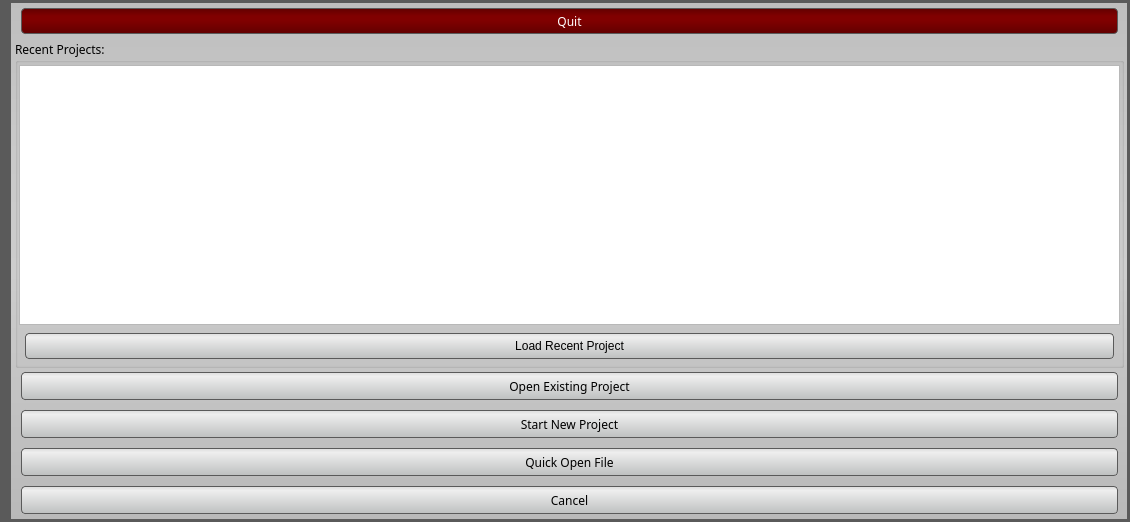
<?xml version="1.0" encoding="UTF-8"?>
<ui version="4.0">
 <class>SplashScreen</class>
 <widget class="QDialog" name="SplashScreen">
  <property name="enabled">
   <bool>true</bool>
  </property>
  <property name="geometry">
   <rect>
    <x>0</x>
    <y>0</y>
    <width>1130</width>
    <height>522</height>
   </rect>
  </property>
  <property name="sizePolicy">
   <sizepolicy hsizetype="Fixed" vsizetype="Fixed">
    <horstretch>0</horstretch>
    <verstretch>0</verstretch>
   </sizepolicy>
  </property>
  <property name="font">
   <font>
    <family>Lucida Sans</family>
   </font>
  </property>
  <property name="windowTitle">
   <string/>
  </property>
  <property name="windowIcon">
   <iconset>
    <normaloff>../../Resources/Icons/Seg3DLarge.png</normaloff>../../Resources/Icons/Seg3DLarge.png</iconset>
  </property>
  <property name="styleSheet">
   <string notr="true">QDialog#SplashScreen {
  background-color: qlineargradient(spread:pad, x1:0.5, y1:0, x2:0.5, y2:0.960227, stop:0 rgba(221, 221, 221, 255), stop:0.155779 rgba(228, 228, 228, 255), stop:1 rgba(202, 204, 204, 255));
}

SplashScreen#splashscreen{ background-color: none; }

QPushButton{
  background-color: qlineargradient(spread:pad, x1:0.5, y1:0, x2:0.5, y2:0.960227, stop:0 rgba(221, 221, 221, 255), stop:0.155779 rgba(238, 238, 238, 255), stop:1 rgba(192, 194, 194, 255));
  border-radius: 4px;
  border: 1px solid rgb(90, 90, 90);
  margin:4px;
}

QPushButton:hover{
  background-color: qlineargradient(spread:pad, x1:0.5, y1:0, x2:0.5, y2:1, stop:0 rgba(195, 195, 195, 255), stop:0.253769 rgba(206, 206, 206, 255), stop:1 rgba(185, 185, 185, 255));
  border-radius: 4px;
  border: 1px solid rgb(90, 90, 90);
  margin:4px;
}

QPushButton:pressed{
  background-color: qlineargradient(spread:pad, x1:0.5, y1:0, x2:0.5, y2:1, stop:0 rgba(150, 150, 150, 255), stop:0.753769 rgba(206, 206, 206, 255), stop:1 rgba(185, 185, 185, 255));
  border-radius: 4px;
  border: 1px solid rgb(90, 90, 90);
  margin:4px;
}

QPushButton#quit_seg3d_button_{
  /*background-color: qlineargradient(spread:pad, x1:0.5, y1:0, x2:0.5, y2:0.960227, stop:0 rgba(195, 195, 195, 255), stop:0.497512 rgba(165, 165, 165, 255), stop:1 rgba(150, 150, 150, 255));*/

  
  background-color: qlineargradient(spread:pad, x1:0.5, y1:0, x2:0.5, y2:1, stop:0 rgba(98, 0, 0, 255), stop:0.299435 rgba(128, 0, 0, 255), stop:0.491525 rgba(128, 0, 0, 255), stop:1 rgba(98, 0, 0, 255));

  border-radius: 4px;
  border: 1px solid rgb(90, 90, 90);
  margin:4px;
  color: white;
}

QPushButton#quit_seg3d_button_:hover{
  /*background-color: qlineargradient(spread:pad, x1:0.5, y1:0, x2:0.5, y2:0.960227, stop:0 rgba(155, 155, 155, 255), stop:0.497512 rgba(115, 115, 115, 255), stop:1 rgba(90, 90, 90, 255));*/
  background-color: qlineargradient(spread:pad, x1:0.5, y1:0, x2:0.5, y2:1, stop:0 rgba(80, 0, 0, 255), stop:0.299435 rgba(110, 0, 0, 255), stop:0.491525 rgba(110, 0, 0, 255), stop:1 rgba(80, 0, 0, 255));
  border-radius: 4px;
  border: 1px solid rgb(90, 90, 90);
  margin:4px;
  color: white;
}

QPushButton#quit_seg3d_button_:pressed{
  /*background-color: qlineargradient(spread:pad, x1:0.5, y1:0, x2:0.5, y2:0.960227, stop:0 rgba(80, 80, 80, 255), stop:0.497512 rgba(50, 50, 50, 255), stop:1 rgba(55, 55, 55, 255));*/
  background-color: qlineargradient(spread:pad, x1:0.5, y1:0, x2:0.5, y2:1, stop:0 rgba(50, 0, 0, 255), stop:0.299435 rgba(80, 0, 0, 255), stop:0.491525 rgba(80, 0, 0, 255), stop:1 rgba(50, 0, 0, 255));

  border-radius: 4px;
  border: 1px solid rgb(90, 90, 90);
  margin:4px;
}
QWidget#image_widget_{
  background-color:  rgb(90, 90, 90);
}

QGroupBox#groupBox{
  /*background-color: rgb( 221, 221, 221 );*/
  color: rgb(50, 50, 50);
}

QWidget#base_{
  background-color: rgb(90,90,90);
}

QWidget#widget{
  border-top: 1px solid rgb(90, 90, 90);
  border-right:  1px solid rgb(90, 90, 90);
  border-bottom:  1px solid rgb(90, 90, 90);
  background-color: qlineargradient(spread:pad, x1:0.5, y1:0, x2:0.5, y2:1, stop:0 rgb(190, 190, 190), stop:0.25 rgb(200, 200, 200), stop:0.520599 rgb(205, 205, 205), stop:1 rgb(185, 185, 185));
  
}</string>
  </property>
  <property name="sizeGripEnabled">
   <bool>false</bool>
  </property>
  <property name="modal">
   <bool>true</bool>
  </property>
  <layout class="QHBoxLayout" name="horizontalLayout_6">
   <property name="spacing">
    <number>0</number>
   </property>
   <property name="margin">
    <number>0</number>
   </property>
   <item>
    <widget class="QWidget" name="base_" native="true">
     <layout class="QHBoxLayout" name="horizontalLayout_7">
      <property name="spacing">
       <number>0</number>
      </property>
      <property name="margin">
       <number>2</number>
      </property>
      <item>
       <widget class="QWidget" name="image_widget_" native="true">
        <layout class="QHBoxLayout" name="horizontalLayout">
         <property name="spacing">
          <number>0</number>
         </property>
         <property name="margin">
          <number>1</number>
         </property>
         <item>
          <widget class="QLabel" name="splash_image_">
           <property name="sizePolicy">
            <sizepolicy hsizetype="Fixed" vsizetype="Fixed">
             <horstretch>0</horstretch>
             <verstretch>0</verstretch>
            </sizepolicy>
           </property>
           <property name="text">
            <string/>
           </property>
           <property name="pixmap">
            <pixmap resource="../../Resources/QtResources.qrc">:/Images/Seg3DSplash.png</pixmap>
           </property>
          </widget>
         </item>
        </layout>
       </widget>
      </item>
      <item>
       <widget class="QWidget" name="widget" native="true">
        <layout class="QVBoxLayout" name="verticalLayout_2">
         <property name="spacing">
          <number>0</number>
         </property>
         <property name="leftMargin">
          <number>4</number>
         </property>
         <property name="topMargin">
          <number>0</number>
         </property>
         <property name="rightMargin">
          <number>4</number>
         </property>
         <property name="bottomMargin">
          <number>0</number>
         </property>
         <item>
          <widget class="QWidget" name="widget_3" native="true">
           <property name="sizePolicy">
            <sizepolicy hsizetype="Preferred" vsizetype="Fixed">
             <horstretch>0</horstretch>
             <verstretch>0</verstretch>
            </sizepolicy>
           </property>
           <property name="minimumSize">
            <size>
             <width>0</width>
             <height>38</height>
            </size>
           </property>
           <layout class="QVBoxLayout" name="verticalLayout_3">
            <property name="spacing">
             <number>0</number>
            </property>
            <property name="margin">
             <number>2</number>
            </property>
            <item>
             <widget class="QPushButton" name="quit_seg3d_button_">
              <property name="sizePolicy">
               <sizepolicy hsizetype="Preferred" vsizetype="Preferred">
                <horstretch>0</horstretch>
                <verstretch>0</verstretch>
               </sizepolicy>
              </property>
              <property name="text">
               <string>Quit</string>
              </property>
              <property name="autoDefault">
               <bool>false</bool>
              </property>
             </widget>
            </item>
           </layout>
          </widget>
         </item>
         <item>
          <widget class="QGroupBox" name="groupBox_">
           <property name="sizePolicy">
            <sizepolicy hsizetype="Preferred" vsizetype="MinimumExpanding">
             <horstretch>0</horstretch>
             <verstretch>0</verstretch>
            </sizepolicy>
           </property>
           <property name="title">
            <string>Recent Projects:</string>
           </property>
           <property name="flat">
            <bool>false</bool>
           </property>
           <layout class="QVBoxLayout" name="verticalLayout">
            <property name="spacing">
             <number>2</number>
            </property>
            <property name="leftMargin">
             <number>1</number>
            </property>
            <property name="topMargin">
             <number>2</number>
            </property>
            <property name="rightMargin">
             <number>1</number>
            </property>
            <property name="bottomMargin">
             <number>0</number>
            </property>
            <item>
             <widget class="QListWidget" name="recent_project_listwidget_">
              <property name="sizePolicy">
               <sizepolicy hsizetype="Expanding" vsizetype="Minimum">
                <horstretch>0</horstretch>
                <verstretch>0</verstretch>
               </sizepolicy>
              </property>
              <property name="focusPolicy">
               <enum>Qt::ClickFocus</enum>
              </property>
              <property name="horizontalScrollBarPolicy">
               <enum>Qt::ScrollBarAlwaysOff</enum>
              </property>
              <property name="editTriggers">
               <set>QAbstractItemView::NoEditTriggers</set>
              </property>
              <property name="showDropIndicator" stdset="0">
               <bool>false</bool>
              </property>
              <property name="alternatingRowColors">
               <bool>true</bool>
              </property>
             </widget>
            </item>
            <item>
             <widget class="QWidget" name="widget_5" native="true">
              <property name="minimumSize">
               <size>
                <width>0</width>
                <height>38</height>
               </size>
              </property>
              <property name="maximumSize">
               <size>
                <width>16777215</width>
                <height>38</height>
               </size>
              </property>
              <layout class="QHBoxLayout" name="horizontalLayout_3">
               <property name="spacing">
                <number>0</number>
               </property>
               <property name="margin">
                <number>2</number>
               </property>
               <item>
                <widget class="QPushButton" name="load_recent_button_">
                 <property name="sizePolicy">
                  <sizepolicy hsizetype="Preferred" vsizetype="Preferred">
                   <horstretch>0</horstretch>
                   <verstretch>0</verstretch>
                  </sizepolicy>
                 </property>
                 <property name="maximumSize">
                  <size>
                   <width>16777215</width>
                   <height>50</height>
                  </size>
                 </property>
                 <property name="focusPolicy">
                  <enum>Qt::NoFocus</enum>
                 </property>
                 <property name="text">
                  <string>Load Recent Project</string>
                 </property>
                </widget>
               </item>
              </layout>
             </widget>
            </item>
           </layout>
          </widget>
         </item>
         <item>
          <widget class="QWidget" name="widget_4" native="true">
           <property name="minimumSize">
            <size>
             <width>0</width>
             <height>38</height>
            </size>
           </property>
           <layout class="QHBoxLayout" name="horizontalLayout_2">
            <property name="spacing">
             <number>0</number>
            </property>
            <property name="leftMargin">
             <number>2</number>
            </property>
            <property name="topMargin">
             <number>0</number>
            </property>
            <property name="rightMargin">
             <number>2</number>
            </property>
            <property name="bottomMargin">
             <number>2</number>
            </property>
            <item>
             <widget class="QPushButton" name="existing_project_button_">
              <property name="sizePolicy">
               <sizepolicy hsizetype="Preferred" vsizetype="Preferred">
                <horstretch>0</horstretch>
                <verstretch>0</verstretch>
               </sizepolicy>
              </property>
              <property name="maximumSize">
               <size>
                <width>16777215</width>
                <height>50</height>
               </size>
              </property>
              <property name="text">
               <string>Open Existing Project</string>
              </property>
             </widget>
            </item>
           </layout>
          </widget>
         </item>
         <item>
          <widget class="QWidget" name="widget_6" native="true">
           <property name="minimumSize">
            <size>
             <width>0</width>
             <height>38</height>
            </size>
           </property>
           <layout class="QHBoxLayout" name="horizontalLayout_4">
            <property name="spacing">
             <number>0</number>
            </property>
            <property name="leftMargin">
             <number>2</number>
            </property>
            <property name="topMargin">
             <number>0</number>
            </property>
            <property name="rightMargin">
             <number>2</number>
            </property>
            <property name="bottomMargin">
             <number>2</number>
            </property>
            <item>
             <widget class="QPushButton" name="new_project_button_">
              <property name="sizePolicy">
               <sizepolicy hsizetype="Preferred" vsizetype="Preferred">
                <horstretch>0</horstretch>
                <verstretch>0</verstretch>
               </sizepolicy>
              </property>
              <property name="text">
               <string>Start New Project</string>
              </property>
             </widget>
            </item>
           </layout>
          </widget>
         </item>
         <item>
          <widget class="QWidget" name="widget_7" native="true">
           <property name="minimumSize">
            <size>
             <width>0</width>
             <height>38</height>
            </size>
           </property>
           <layout class="QHBoxLayout" name="horizontalLayout_5">
            <property name="spacing">
             <number>0</number>
            </property>
            <property name="leftMargin">
             <number>2</number>
            </property>
            <property name="topMargin">
             <number>0</number>
            </property>
            <property name="rightMargin">
             <number>2</number>
            </property>
            <property name="bottomMargin">
             <number>2</number>
            </property>
            <item>
             <widget class="QPushButton" name="quick_open_button_">
              <property name="sizePolicy">
               <sizepolicy hsizetype="Preferred" vsizetype="Preferred">
                <horstretch>0</horstretch>
                <verstretch>0</verstretch>
               </sizepolicy>
              </property>
              <property name="toolTip">
               <string>Click to open a data file without starting a project</string>
              </property>
              <property name="text">
               <string>Quick Open File</string>
              </property>
             </widget>
            </item>
           </layout>
          </widget>
         </item>
         <item>
          <widget class="QWidget" name="widget_8" native="true">
           <property name="minimumSize">
            <size>
             <width>0</width>
             <height>38</height>
            </size>
           </property>
           <layout class="QHBoxLayout" name="horizontalLayout_8">
            <property name="spacing">
             <number>0</number>
            </property>
            <property name="leftMargin">
             <number>2</number>
            </property>
            <property name="topMargin">
             <number>0</number>
            </property>
            <property name="rightMargin">
             <number>2</number>
            </property>
            <property name="bottomMargin">
             <number>2</number>
            </property>
            <item>
             <widget class="QPushButton" name="skip_project_button_">
              <property name="sizePolicy">
               <sizepolicy hsizetype="Preferred" vsizetype="Preferred">
                <horstretch>0</horstretch>
                <verstretch>0</verstretch>
               </sizepolicy>
              </property>
              <property name="toolTip">
               <string>Close splash screen and go directly to Seg3D.</string>
              </property>
              <property name="text">
               <string>Cancel</string>
              </property>
             </widget>
            </item>
           </layout>
          </widget>
         </item>
        </layout>
       </widget>
      </item>
     </layout>
    </widget>
   </item>
  </layout>
 </widget>
 <resources>
  <include location="../../Resources/QtResources.qrc"/>
  <include location="../../Resources/QtResources.qrc"/>
  <include location="../../Resources/QtResources.qrc"/>
  <include location="../../Resources/QtResources.qrc"/>
  <include location="../../Resources/QtResources.qrc"/>
  <include location="../../Resources/QtResources.qrc"/>
  <include location="../../Resources/QtResources.qrc"/>
  <include location="../../Resources/QtResources.qrc"/>
  <include location="../../Resources/QtResources.qrc"/>
  <include location="../../Resources/QtResources.qrc"/>
  <include location="../../Resources/QtResources.qrc"/>
 </resources>
 <connections/>
</ui>
